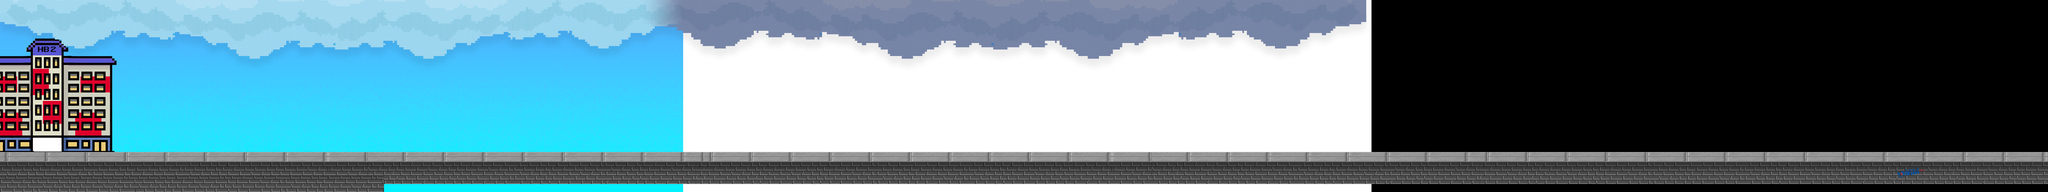

Below is a game level as drawn by its tile map, then a one-line description and the .tmx that defines it (tile-layer data replaced by summaries):
An orthogonal 256x24 tile map with 32x32 px tiles, 1 tile layer (Floor), 1 image layer.

<map version="1.10" tiledversion="1.10.2" orientation="orthogonal" renderorder="right-down" width="256" height="24" tilewidth="32" tileheight="32" infinite="0" nextlayerid="4" nextobjectid="1">
 <tileset firstgid="1" source="../W1_FLOOR.tsx" />
 <imagelayer id="2" name="Background">
  <image source="../W1_BG.png" width="5486" height="768" />
 </imagelayer>
 <layer id="3" name="Floor" width="256" height="24">
  <data>[6144 cells, 1072 non-empty, 388 distinct tile ids]</data>
 </layer>
</map>